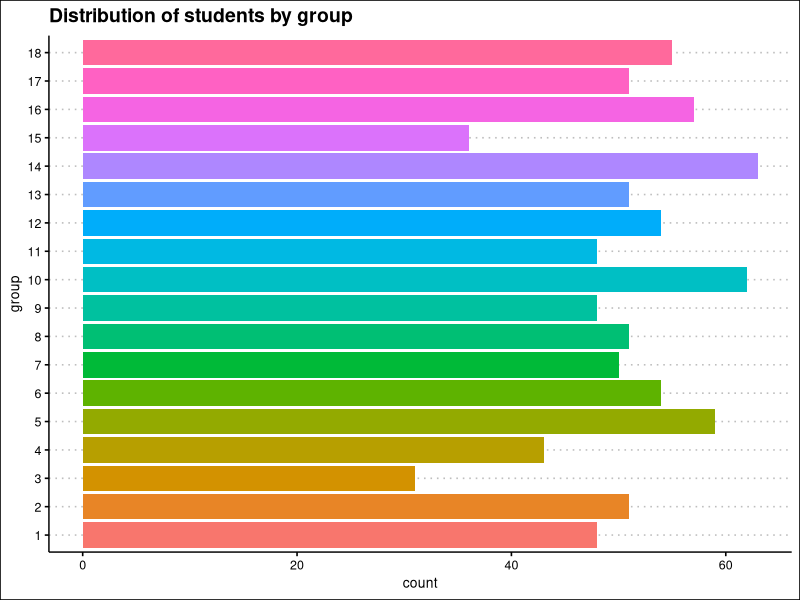
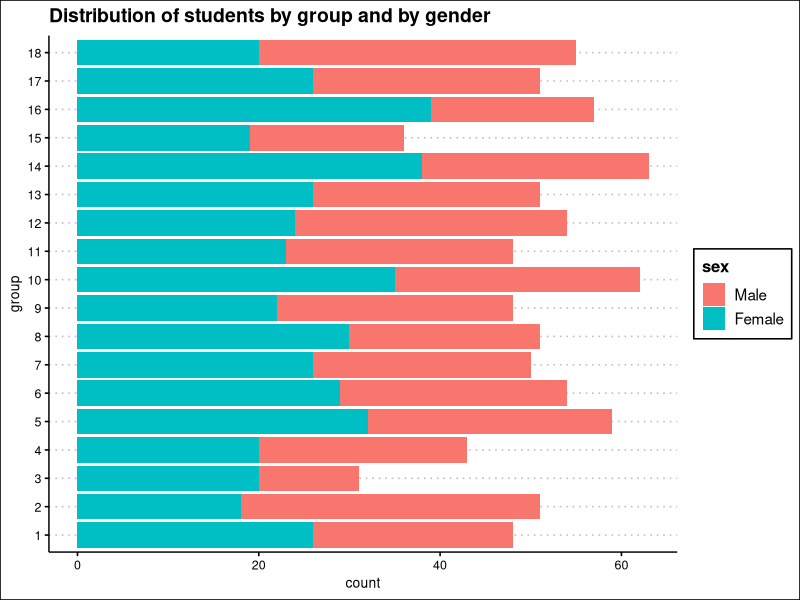
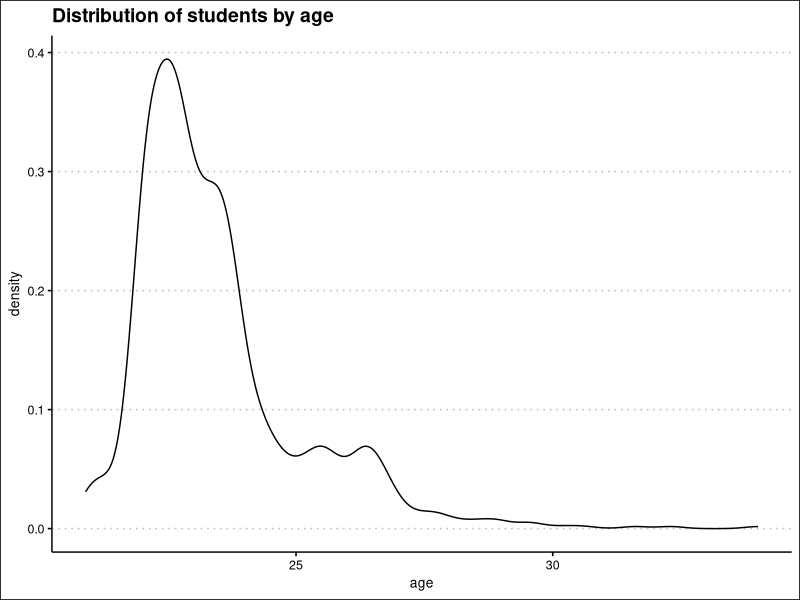

Source code (R) for these figures, in order:
## ---- chunk 1
#| label: data loading
#| message: false
#| warning: false
  
library(readr)
courses <- read_csv("Database/courses.csv")


## ---- chunk 2
#| label: data display

library(knitr)
kable(courses)

## ---- chunk 3
#| label: Question 3
#| message: false
#| warning: false

library(tidyverse)
students <- read_csv("Database/students.csv")
spec(students)

students <-
  students |>
  mutate(sex = factor(sex, 
                      levels = c("M", "F"),
                      labels = c("Male", "Female")),
         group = factor(group),
         id = as.integer(id))

## ---- chunk 4

grades <- read_delim("Database/grades.csv", 
    delim = ":", 
    na = "$")

## ---- chunk 5
library(ggplot2)
library(ggthemes)

ggplot(students, aes(y = group))+
  geom_bar(aes(fill = group))+
  theme_clean()+
  labs(
    title = "Distribution of students by group"
  )+
  theme(legend.position = "none")

## ---- chunk 6
ggplot(students, aes(y = group))+
  geom_bar(aes(fill = sex))+
  theme_clean()+
  labs(
    title = "Distribution of students by group and by gender"
  )
## ---- chunk 7
library(lubridate)

students <-
  students |> 
  mutate(age = round(time_length(today() - birth_date, unit = "year"), 1))

ggplot(students, aes(x=age))+
  geom_density()+
  theme_clean()+
  labs(
    title = "Distribution of students by age"
  )

## ---- chunk 8

age_median <-
  students |> 
  summarise(age_median = median(age), .by = group) |>
  mutate(age_median = as.integer(age_median)) |> 
  arrange(group)

knitr::kable(age_median)

## ---- chunk 9

max_table <-
  students |> 
  slice_max(age, by = group) |> 
  select(!birth_date) |> 
  arrange(desc(age))

knitr::kable(max_table)

